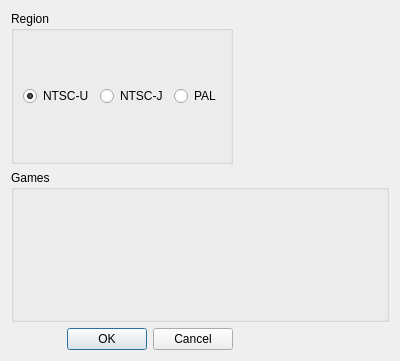
<?xml version="1.0" encoding="UTF-8"?>
<ui version="4.0">
 <class>NewFileDialog</class>
 <widget class="QDialog" name="NewFileDialog">
  <property name="geometry">
   <rect>
    <x>0</x>
    <y>0</y>
    <width>400</width>
    <height>361</height>
   </rect>
  </property>
  <property name="minimumSize">
   <size>
    <width>400</width>
    <height>0</height>
   </size>
  </property>
  <property name="windowTitle">
   <string>Dialog</string>
  </property>
  <layout class="QGridLayout" name="gridLayout">
   <item row="0" column="0">
    <widget class="QGroupBox" name="regionBox">
     <property name="title">
      <string>Region</string>
     </property>
     <layout class="QGridLayout" name="regionGridLayout">
      <item row="0" column="0">
       <widget class="QRadioButton" name="ntscURB">
        <property name="text">
         <string>NTSC-U</string>
        </property>
        <property name="checked">
         <bool>true</bool>
        </property>
        <attribute name="buttonGroup">
         <string notr="true">regionBtnGrp</string>
        </attribute>
       </widget>
      </item>
      <item row="0" column="1">
       <widget class="QRadioButton" name="ntscJRB">
        <property name="text">
         <string>NTSC-J</string>
        </property>
        <attribute name="buttonGroup">
         <string notr="true">regionBtnGrp</string>
        </attribute>
       </widget>
      </item>
      <item row="0" column="2">
       <widget class="QRadioButton" name="palRB">
        <property name="text">
         <string>PAL</string>
        </property>
        <attribute name="buttonGroup">
         <string notr="true">regionBtnGrp</string>
        </attribute>
       </widget>
      </item>
     </layout>
    </widget>
   </item>
   <item row="0" column="1">
    <spacer name="horizontalSpacer">
     <property name="orientation">
      <enum>Qt::Horizontal</enum>
     </property>
     <property name="sizeHint" stdset="0">
      <size>
       <width>183</width>
       <height>20</height>
      </size>
     </property>
    </spacer>
   </item>
   <item row="1" column="0" colspan="2">
    <widget class="QGroupBox" name="gameGroupBox">
     <property name="title">
      <string>Games</string>
     </property>
    </widget>
   </item>
   <item row="2" column="0">
    <widget class="QDialogButtonBox" name="buttonBox">
     <property name="orientation">
      <enum>Qt::Horizontal</enum>
     </property>
     <property name="standardButtons">
      <set>QDialogButtonBox::Cancel|QDialogButtonBox::Ok</set>
     </property>
    </widget>
   </item>
  </layout>
 </widget>
 <tabstops>
  <tabstop>ntscURB</tabstop>
  <tabstop>ntscJRB</tabstop>
  <tabstop>palRB</tabstop>
  <tabstop>buttonBox</tabstop>
 </tabstops>
 <resources/>
 <connections>
  <connection>
   <sender>buttonBox</sender>
   <signal>accepted()</signal>
   <receiver>NewFileDialog</receiver>
   <slot>accept()</slot>
   <hints>
    <hint type="sourcelabel">
     <x>248</x>
     <y>254</y>
    </hint>
    <hint type="destinationlabel">
     <x>157</x>
     <y>274</y>
    </hint>
   </hints>
  </connection>
  <connection>
   <sender>buttonBox</sender>
   <signal>rejected()</signal>
   <receiver>NewFileDialog</receiver>
   <slot>reject()</slot>
   <hints>
    <hint type="sourcelabel">
     <x>316</x>
     <y>260</y>
    </hint>
    <hint type="destinationlabel">
     <x>286</x>
     <y>274</y>
    </hint>
   </hints>
  </connection>
 </connections>
 <buttongroups>
  <buttongroup name="regionBtnGrp"/>
 </buttongroups>
</ui>
